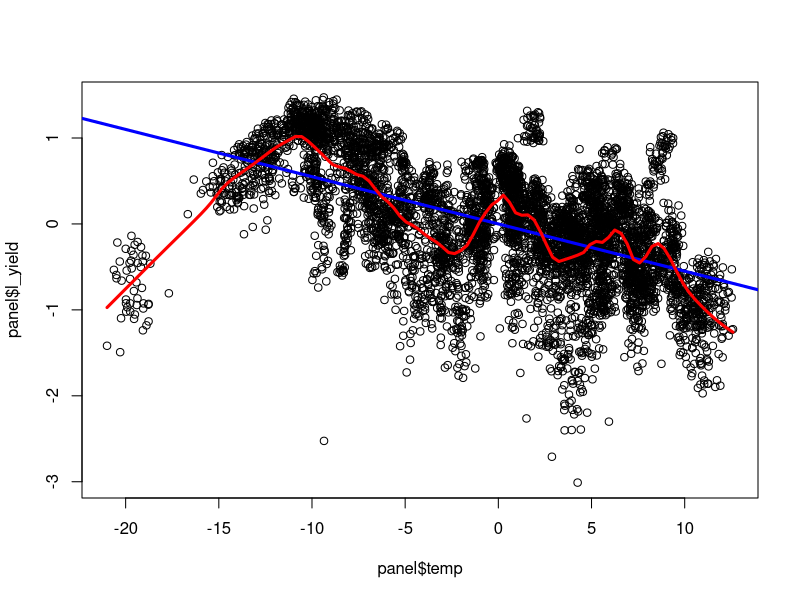
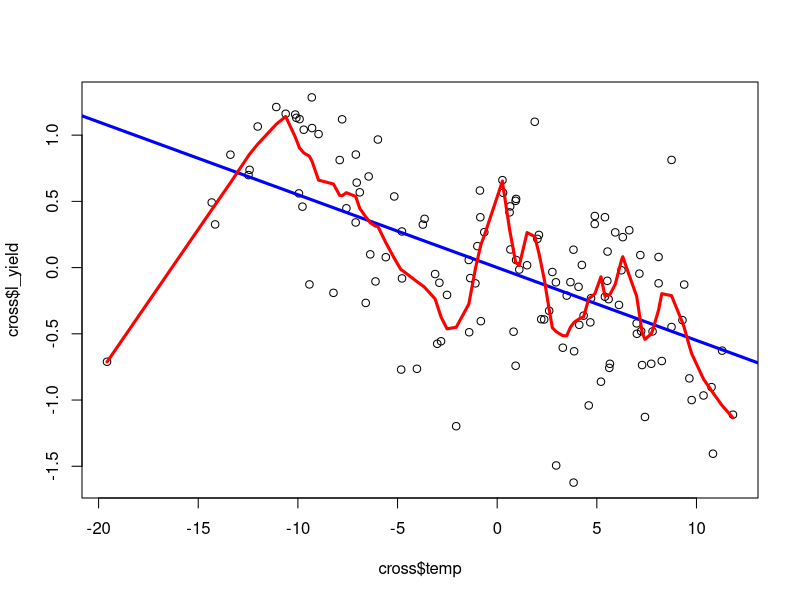

These figures' R source, in order:
## ---- chunk 1
knitr::opts_chunk$set(echo = TRUE)
library(doBy)
library(plm)
library(here)
## ---- chunk 2
#load in the data
panel<-read.csv(here("country_year_panel.csv"))
## ---- chunk 3
plot(panel$temp, panel$l_yield) #scatter plot 
abline(lm(panel$l_yield~panel$temp), lwd=3, col="blue") #linear regression line 
lines(lowess(panel$temp, panel$l_yield, f=.1, iter=0), lwd=3, col="red") #non-para local linear regression line 
## ---- chunk 4
cross <- summaryBy(l_yield+temp ~ cID, FUN=c(mean), data=panel)
plot(cross$temp, cross$l_yield) #scatter plot 
abline(lm(cross$l_yield~cross$temp), lwd=3, col="blue") #linear regression line 
lines(lowess(cross$temp, cross$l_yield, f=.1, iter=0), lwd=3, col="red") #non-para local linear regression line 
## ---- chunk 5
lm(cross$l_yield.mean~cross$temp.mean)
## ---- chunk 6
plm(l_yield ~ temp, data=panel, index=c("cID", "year"), model="within")
## ---- chunk 7
AFpanel <- subset(panel, panel$continent=="AF",
select=c(cID, year, l_yield, temp, continent))
AFlm<-(plm(l_yield ~ temp, data=AFpanel, index=c("cID", "year"), model="within"))


ASpanel <- subset(panel, panel$continent=="AS",
select=c(cID, year, l_yield, temp, continent))
ASlm<-(plm(l_yield ~ temp, data=ASpanel, index=c("cID", "year"), model="within"))

EUpanel <- subset(panel, panel$continent=="EU",
select=c(cID, year, l_yield, temp, continent))
EUlm<-(plm(l_yield ~ temp, data=EUpanel, index=c("cID", "year"), model="within"))

OCpanel <- subset(panel, panel$continent=="OC",
select=c(cID, year, l_yield, temp, continent))
OClm<-(plm(l_yield ~ temp, data=OCpanel, index=c("cID", "year"), model="within"))

SApanel <- subset(panel, panel$continent=="SA",
select=c(cID, year, l_yield, temp, continent))
SAlm<-(plm(l_yield ~ temp, data=SApanel, index=c("cID", "year"), model="within"))

NAmpanel <- subset(panel, panel$continent=="NM",
select=c(cID, year, l_yield, temp, continent))
NAmlm<-(plm(l_yield ~ temp, data=NAmpanel, index=c("cID", "year"), model="within"))
